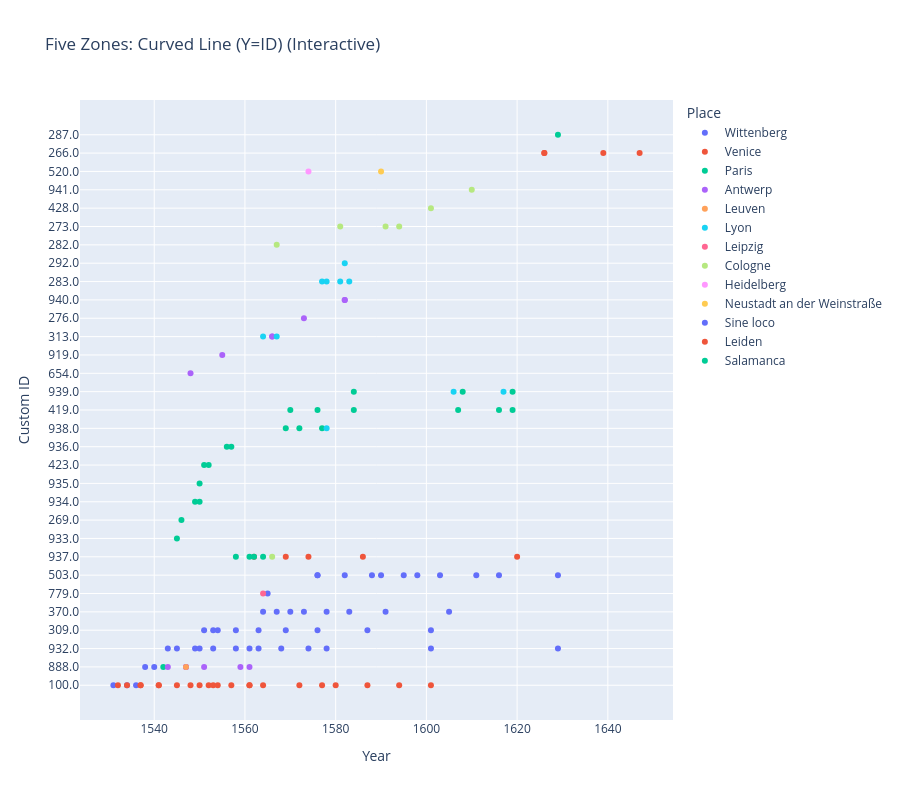
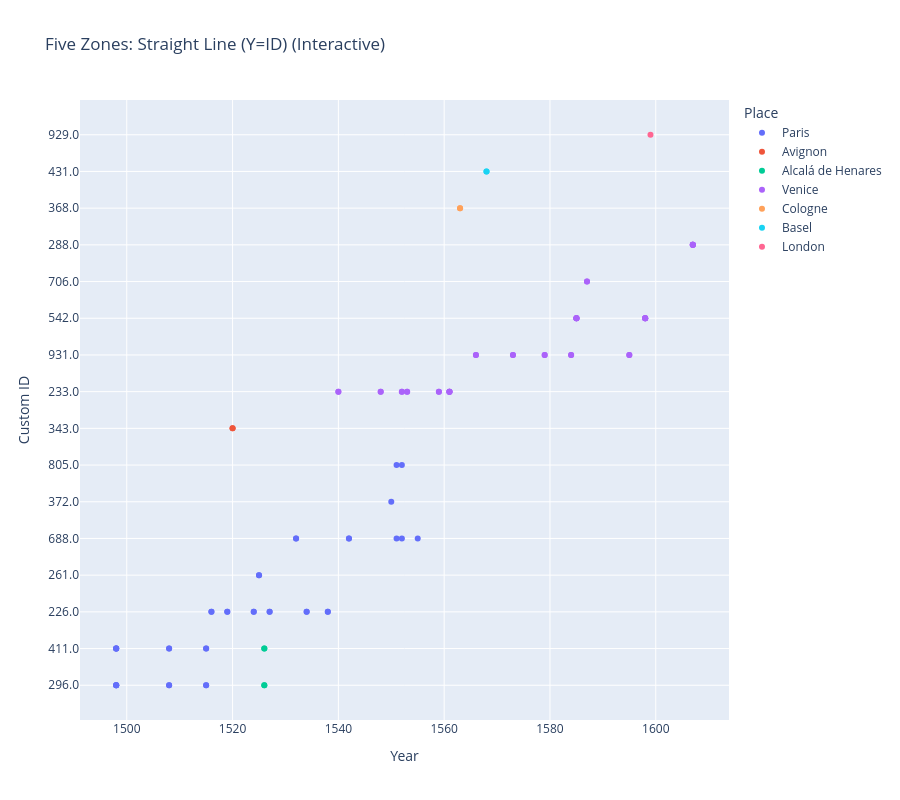
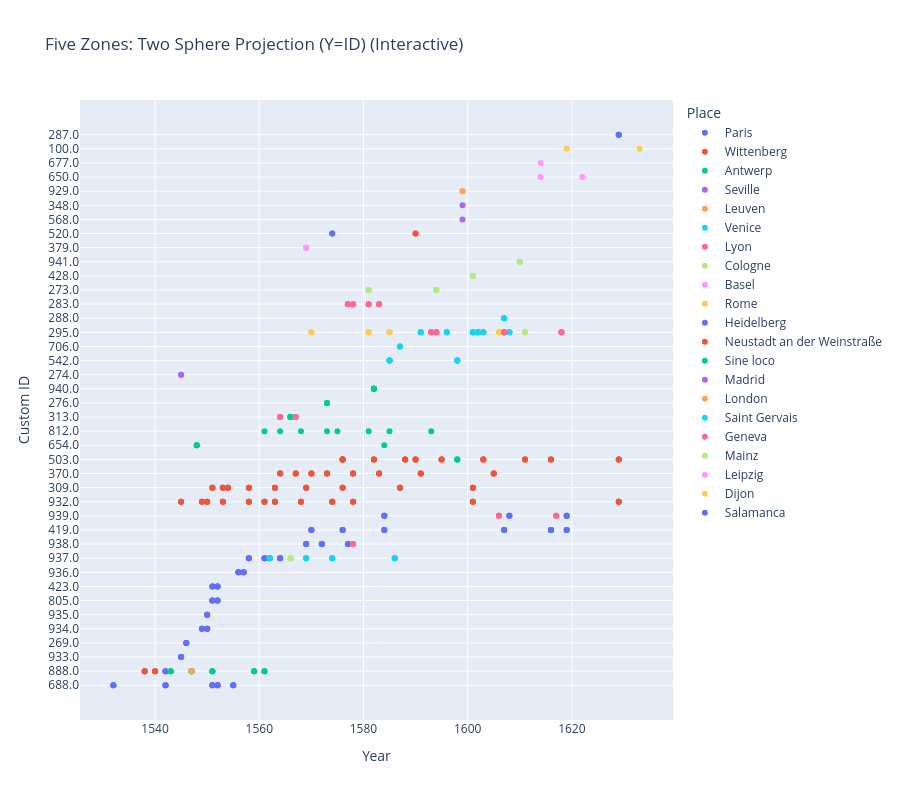
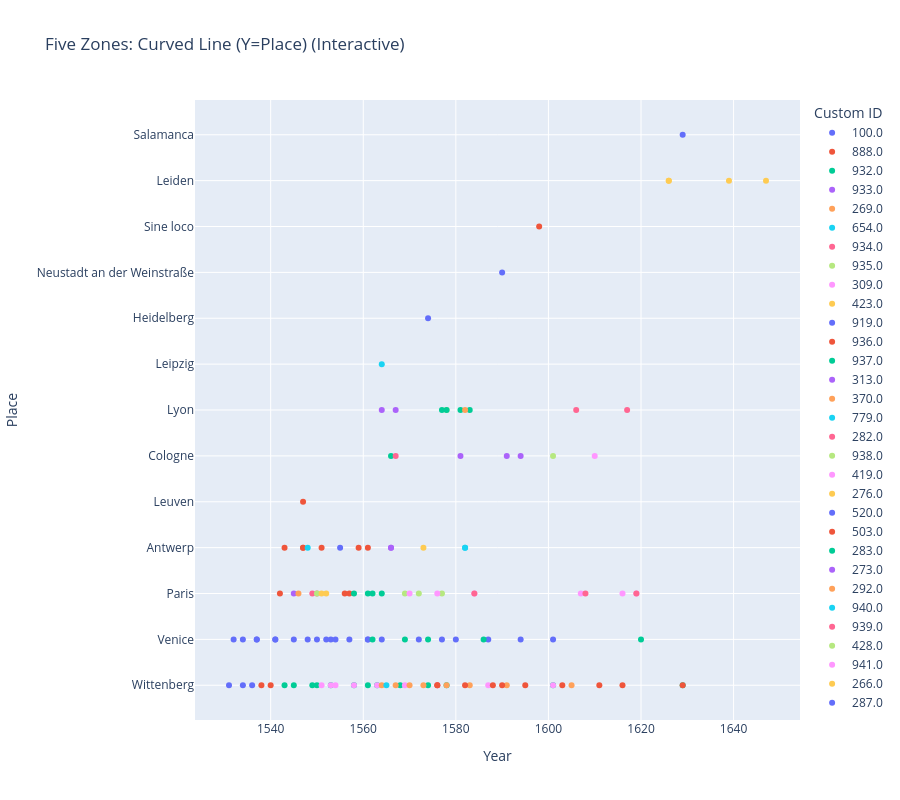

Here is the notebook cell these charts were saved with, in order:
### Markdown cell above
## 6. Enhanced Plots (Y=Place and Dynamic Versions)

### Code cell
# Function for Y-Place static plots
def save_y_place_plot(df, cat_name, file_name, title):
    subset = df[df['category'].str.contains(cat_name, na=False)].copy()
    if subset.empty:
        print(f"No data for {cat_name}")
        return
        
    plt.figure(figsize=(14, 10))
    sns.scatterplot(
        data=subset,
        x='year',
        y='place',
        hue='custom_identifier_str',
        palette='tab20',
        s=100,
        alpha=0.7,
        edgecolor='w',
        linewidth=0.5
    )
    plt.title(f'{title} (Y=Place)\nTime vs Place (Colored by Custom ID)', fontsize=16)
    plt.xlabel('Year', fontsize=12)
    plt.ylabel('Place', fontsize=12)
    plt.grid(True, linestyle='--', alpha=0.5)
    plt.legend(bbox_to_anchor=(1.05, 1), loc='upper left', title='Custom ID', ncol=2)
    plt.tight_layout()
    plt.savefig(file_name, dpi=300)
    plt.show()

# Function for Dynamic (Interactive) plots
def show_dynamic_plot(df, cat_name, title, y_col='custom_identifier_str', color_col='place'):
    subset = df[df['category'].str.contains(cat_name, na=False)].copy()
    if subset.empty:
        print(f"No data for {cat_name}")
        return
        
    fig = px.scatter(
        subset,
        x='year',
        y=y_col,
        color=color_col,
        hover_data=['cluster_name', 'category', 'part_or_adaption_label', 'book'],
        title=f'{title} (Interactive)',
        labels={'custom_identifier_str': 'Custom ID', 'year': 'Year', 'place': 'Place'}
    )
    fig.update_layout(height=800)
    fig.show()

# 1. Generate Y=Place Static Plots
save_y_place_plot(plot_df, 'Curved Line', 'five_zones_curved_y_place.png', 'Five Zones: Curved Line')
save_y_place_plot(plot_df, 'Straight Line', 'five_zones_straight_y_place.png', 'Five Zones: Straight Line')
save_y_place_plot(plot_df, 'Double Sphere', 'five_zones_two_sphere_y_place.png', 'Five Zones: Two Sphere Projection')

# 2. Generate/Show Dynamic Plots (Y=ID version)
show_dynamic_plot(plot_df, 'Curved Line', 'Five Zones: Curved Line (Y=ID)')
show_dynamic_plot(plot_df, 'Straight Line', 'Five Zones: Straight Line (Y=ID)')
show_dynamic_plot(plot_df, 'Double Sphere', 'Five Zones: Two Sphere Projection (Y=ID)')

# 3. Generate/Show Dynamic Plots (Y=Place version)
show_dynamic_plot(plot_df, 'Curved Line', 'Five Zones: Curved Line (Y=Place)', y_col='place', color_col='custom_identifier_str')
show_dynamic_plot(plot_df, 'Straight Line', 'Five Zones: Straight Line (Y=Place)', y_col='place', color_col='custom_identifier_str')
show_dynamic_plot(plot_df, 'Double Sphere', 'Five Zones: Two Sphere Projection (Y=Place)', y_col='place', color_col='custom_identifier_str')
